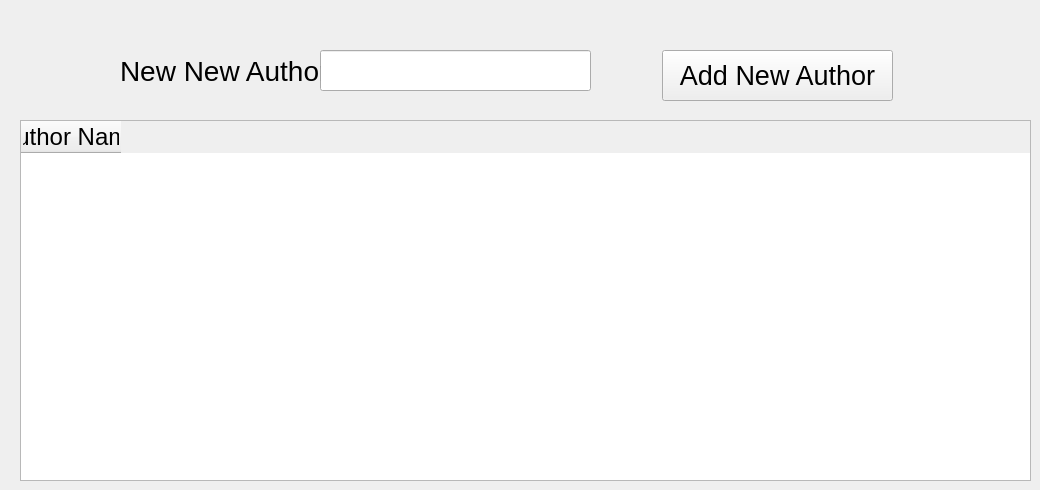
          <widget class="QWidget" name="tab_38">
           <attribute name="title">
            <string>Author</string>
           </attribute>
           <widget class="QPushButton" name="pushButton_55">
            <property name="geometry">
             <rect>
              <x>662</x>
              <y>50</y>
              <width>231</width>
              <height>51</height>
             </rect>
            </property>
            <property name="font">
             <font>
              <family>Segoe UI</family>
              <pointsize>20</pointsize>
              <strikeout>false</strikeout>
             </font>
            </property>
            <property name="text">
             <string>Add New Author</string>
            </property>
           </widget>
           <widget class="QLineEdit" name="lineEdit_78">
            <property name="geometry">
             <rect>
              <x>320</x>
              <y>50</y>
              <width>271</width>
              <height>41</height>
             </rect>
            </property>
           </widget>
           <widget class="QLabel" name="label_102">
            <property name="geometry">
             <rect>
              <x>120</x>
              <y>55</y>
              <width>201</width>
              <height>31</height>
             </rect>
            </property>
            <property name="font">
             <font>
              <family>Segoe UI</family>
              <pointsize>21</pointsize>
              <strikeout>false</strikeout>
             </font>
            </property>
            <property name="text">
             <string>New New Author</string>
            </property>
           </widget>
           <widget class="QTableWidget" name="tableWidget_16">
            <property name="geometry">
             <rect>
              <x>20</x>
              <y>120</y>
              <width>1011</width>
              <height>361</height>
             </rect>
            </property>
            <property name="font">
             <font>
              <family>Segoe UI</family>
              <pointsize>18</pointsize>
              <strikeout>false</strikeout>
             </font>
            </property>
            <column>
             <property name="text">
              <string>Author Name</string>
             </property>
            </column>
           </widget>
          </widget>
